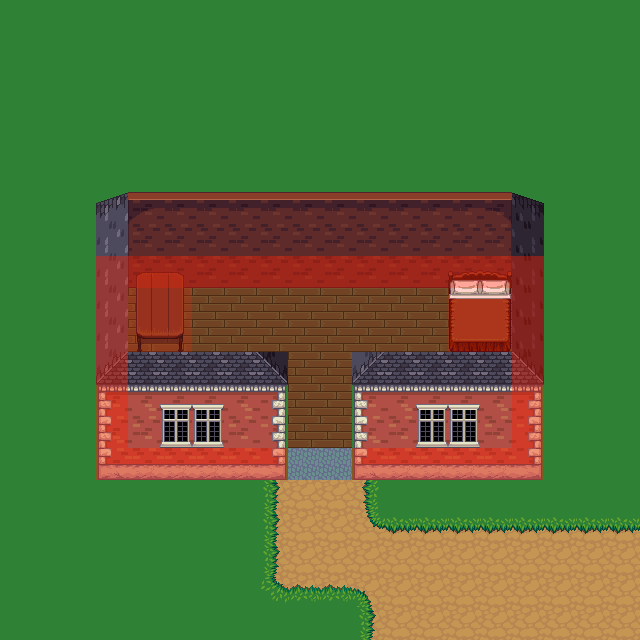

A 2D game scene composited from a Tiled map and its tileset images. What follows is a short description and the map's XML, with every tile layer's data as written:
An orthogonal 20x20 tile map with 32x32 px tiles, 4 tile layers (background, fringe, object, collision), 4 tilesets and 1 object (event).

<map height="20" orientation="orthogonal" renderorder="right-down" tileheight="32" tilewidth="32" version="1.0" width="20">
 <properties>
  <property name="music" value="music/calmtown.ogg" />
  <property name="tileset" value="tilesetdefs/interior.txt" />
  <property name="title" value="Small House" />
 </properties>
 <tileset firstgid="1" name="tiled_collision" tileheight="32" tilewidth="32">
  <image height="32" source="tiled_collision.png" width="480" />
 </tileset>
 <tileset firstgid="16" name="interior_background" tileheight="32" tilewidth="32">
  <image height="832" source="interior_background.png" width="864" />
 </tileset>
 <tileset firstgid="718" name="intfurniture" tileheight="64" tilewidth="32">
  <image height="512" source="intfurniture.png" width="671" />
 </tileset>
 <tileset firstgid="878" name="interiorbuildings" tileheight="128" tilewidth="32">
  <image height="768" source="interiorbuildings.png" width="672" />
 </tileset>
 <layer height="20" name="background" width="20">
  <data encoding="csv">
541,541,541,541,541,541,541,541,541,541,541,541,541,541,541,541,541,541,541,541,
541,541,541,541,541,541,541,541,541,541,541,541,541,541,541,541,541,541,541,541,
541,541,541,541,541,541,541,541,541,541,541,541,541,541,541,541,541,541,541,541,
541,541,541,541,541,541,541,541,541,541,541,541,541,541,541,541,541,541,541,541,
541,541,541,541,541,541,541,541,541,541,541,541,541,541,541,541,541,541,541,541,
541,541,541,541,541,541,541,541,541,541,541,541,541,541,541,541,541,541,541,541,
541,541,541,541,541,541,541,541,541,541,541,541,541,541,541,541,541,541,541,541,
541,541,541,541,541,541,541,541,541,541,541,541,541,541,541,541,541,541,541,541,
541,541,541,541,541,541,541,541,541,541,541,541,541,541,541,541,541,541,541,541,
541,541,541,541,156,156,156,156,156,156,156,156,156,156,156,156,541,541,541,541,
541,541,541,541,156,156,156,156,156,156,156,156,156,156,156,156,541,541,541,541,
541,541,541,541,507,541,541,541,541,156,156,541,541,541,541,541,541,541,541,541,
541,541,541,541,541,541,541,541,541,156,156,541,541,541,541,541,541,541,541,541,
541,541,541,541,541,541,541,541,541,156,156,541,541,541,541,541,541,541,541,541,
541,541,541,541,541,541,541,541,541,616,616,541,541,541,541,541,541,541,541,541,
541,541,541,541,541,541,541,541,489,489,489,489,541,541,541,541,541,541,541,541,
541,541,541,541,541,541,541,541,489,489,489,489,489,489,489,489,489,489,489,489,
541,541,541,541,541,541,541,541,489,489,489,489,489,489,489,489,489,489,489,489,
541,541,541,541,541,541,541,541,489,489,489,489,489,489,489,489,489,489,489,489,
541,541,541,541,541,541,541,541,541,541,541,489,489,489,489,489,489,489,489,489
</data>
 </layer>
 <layer height="20" name="fringe" width="20">
  <data encoding="csv">
0,0,0,0,0,0,0,0,0,0,0,0,0,0,0,0,0,0,0,0,
0,0,0,0,0,0,0,0,0,0,0,0,0,0,0,0,0,0,0,0,
0,0,0,0,0,0,0,0,0,0,0,0,0,0,0,0,0,0,0,0,
0,0,0,0,0,0,0,0,0,0,0,0,0,0,0,0,0,0,0,0,
0,0,0,0,0,0,0,0,0,0,0,0,0,0,0,0,0,0,0,0,
0,0,0,0,0,0,0,0,0,0,0,0,0,0,0,0,0,0,0,0,
0,0,0,0,0,0,0,0,0,0,0,0,0,0,0,0,0,0,0,0,
0,0,0,0,0,0,0,0,0,0,0,0,0,0,0,0,0,0,0,0,
0,0,0,0,0,0,0,0,0,0,0,0,0,0,0,0,0,0,0,0,
0,0,0,0,0,0,0,0,0,0,0,0,0,0,0,0,0,0,0,0,
0,0,0,0,0,0,0,0,0,0,0,0,0,0,0,0,0,0,0,0,
0,0,0,0,0,0,0,0,0,0,0,0,0,0,0,0,0,0,0,0,
0,0,0,0,0,0,0,0,0,0,0,0,0,0,0,0,0,0,0,0,
0,0,0,0,0,0,0,0,0,0,0,0,0,0,0,0,0,0,0,0,
0,0,0,0,0,0,0,0,0,0,0,0,0,0,0,0,0,0,0,0,
0,0,0,0,0,0,0,0,542,0,0,540,0,0,0,0,0,0,0,0,
0,0,0,0,0,0,0,0,542,0,0,567,568,568,568,568,568,568,568,568,
0,0,0,0,0,0,0,0,542,0,0,0,0,0,0,0,0,0,0,0,
0,0,0,0,0,0,0,0,487,514,514,515,0,0,0,0,0,0,0,0,
0,0,0,0,0,0,0,0,0,0,0,542,0,0,0,0,0,0,0,0
</data>
 </layer>
 <layer height="20" name="object" width="20">
  <data encoding="csv">
0,0,0,0,0,0,0,0,0,0,0,0,0,0,0,0,0,0,0,0,
0,0,0,0,0,0,0,0,0,0,0,0,0,0,0,0,0,0,0,0,
0,0,0,0,0,0,0,0,0,0,0,0,0,0,0,0,0,0,0,0,
0,0,0,0,0,0,0,0,0,0,0,0,0,0,0,0,0,0,0,0,
0,0,0,0,0,0,0,0,0,0,0,0,0,0,0,0,0,0,0,0,
0,0,0,0,0,0,0,0,0,0,0,0,0,0,0,0,0,0,0,0,
0,0,0,0,0,0,0,0,0,0,0,0,0,0,0,0,0,0,0,0,
0,0,0,0,0,0,0,0,0,0,0,0,0,0,0,0,0,0,0,0,
0,0,0,0,962,963,963,963,963,963,963,963,963,963,963,964,0,0,0,0,
0,0,0,897,0,0,0,0,0,0,0,0,0,0,0,0,898,0,0,0,
0,0,0,896,999,1000,0,0,0,0,0,0,0,0,907,908,895,0,0,0,
0,0,0,896,0,0,0,0,0,0,0,0,0,0,296,297,895,0,0,0,
0,0,0,896,0,0,0,0,0,0,0,0,0,0,323,324,895,0,0,0,
0,0,0,896,0,0,0,0,0,0,0,0,0,0,0,0,895,0,0,0,
0,0,0,878,879,880,880,879,892,0,0,878,879,880,880,879,892,0,0,0,
0,0,0,0,0,0,0,0,0,0,0,0,0,0,0,0,0,0,0,0,
0,0,0,0,0,0,0,0,0,0,0,0,0,0,0,0,0,0,0,0,
0,0,0,0,0,0,0,0,0,0,0,0,0,0,0,0,0,0,0,0,
0,0,0,0,0,0,0,0,0,0,0,0,0,0,0,0,0,0,0,0,
0,0,0,0,0,0,0,0,0,0,0,0,0,0,0,0,0,0,0,0
</data>
 </layer>
 <layer height="20" name="collision" width="20">
  <data encoding="csv">
0,0,0,0,0,0,0,0,0,0,0,0,0,0,0,0,0,0,0,0,
0,0,0,0,0,0,0,0,0,0,0,0,0,0,0,0,0,0,0,0,
0,0,0,0,0,0,0,0,0,0,0,0,0,0,0,0,0,0,0,0,
0,0,0,0,0,0,0,0,0,0,0,0,0,0,0,0,0,0,0,0,
0,0,0,0,0,0,0,0,0,0,0,0,0,0,0,0,0,0,0,0,
0,0,0,0,0,0,0,0,0,0,0,0,0,0,0,0,0,0,0,0,
0,0,0,0,0,0,0,0,0,0,0,0,0,0,0,0,0,0,0,0,
0,0,0,0,0,0,0,0,0,0,0,0,0,0,0,0,0,0,0,0,
0,0,0,1,1,1,1,1,1,1,1,1,1,1,1,1,1,0,0,0,
0,0,0,1,3,3,0,0,0,0,0,0,0,0,3,3,1,0,0,0,
0,0,0,1,3,3,0,0,0,0,0,0,0,0,3,3,1,0,0,0,
0,0,0,1,0,0,0,0,0,0,0,0,0,0,0,0,1,0,0,0,
0,0,0,1,0,0,0,0,0,0,0,0,0,0,0,0,1,0,0,0,
0,0,0,1,0,0,0,0,0,0,0,0,0,0,0,0,1,0,0,0,
0,0,0,1,1,1,1,1,1,0,0,1,1,1,1,1,1,0,0,0,
0,0,0,0,0,0,0,0,0,0,0,0,0,0,0,0,0,0,0,0,
0,0,0,0,0,0,0,0,0,0,0,0,0,0,0,0,0,0,0,0,
0,0,0,0,0,0,0,0,0,0,0,0,0,0,0,0,0,0,0,0,
0,0,0,0,0,0,0,0,0,0,0,0,0,0,0,0,0,0,0,0,
0,0,0,0,0,0,0,0,0,0,0,0,0,0,0,0,0,0,0,0
</data>
 </layer>
 <objectgroup name="event">
  <object height="32" name="Teleport to Laurelia" type="event" width="64" x="288" y="448">
   <properties>
    <property name="intermap" value="maps/laurelia.txt,89,62" />
   <property name="activate" value="on_trigger" /></properties>
  </object>
 </objectgroup>
 <objectgroup name="npc" />
</map>
